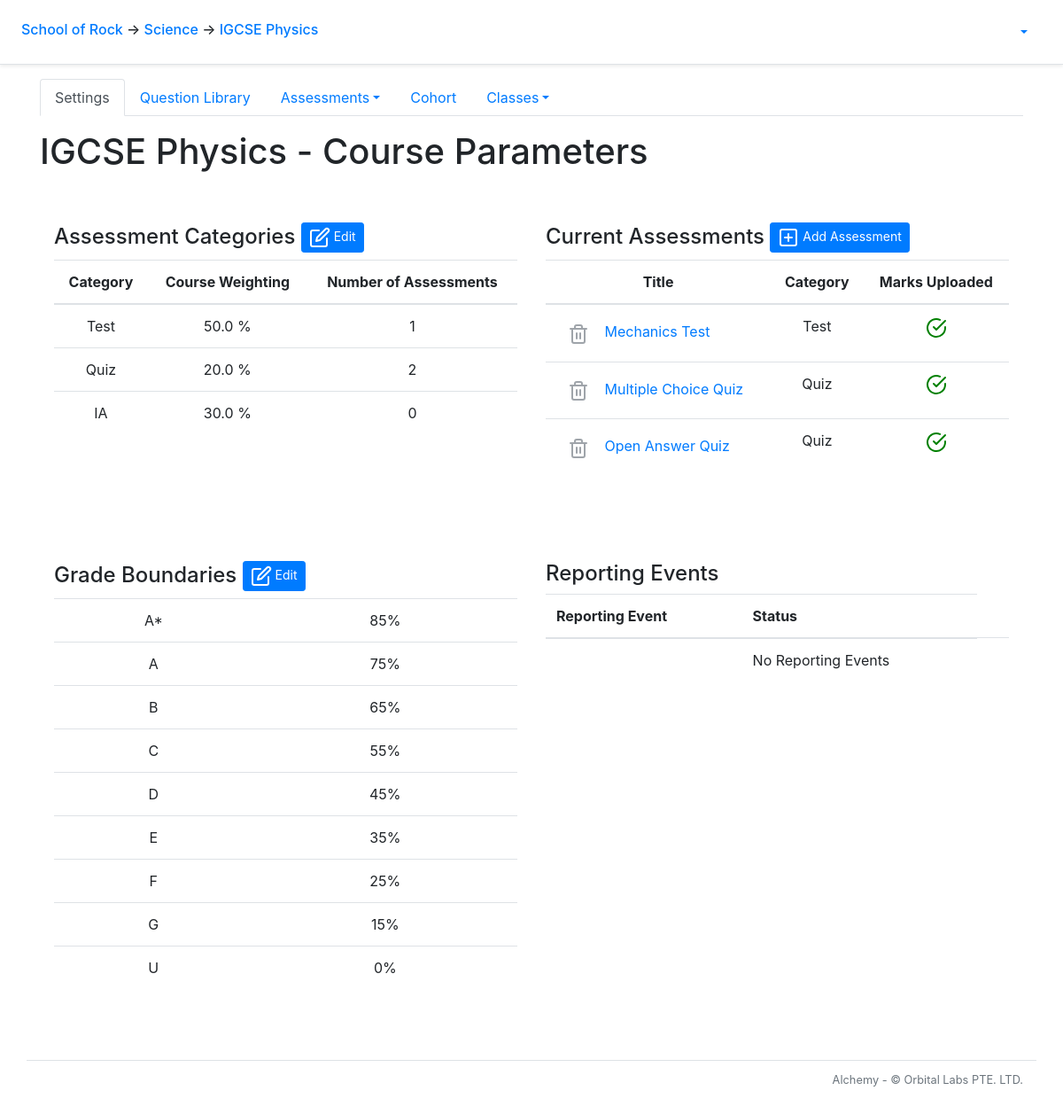
The app's page /course/1/ with its own data.
### alchemy/models.py (models this page shows, shortened)
class School(db.Model):
    __tablename__ = 'school'
    id = db.Column(db.Integer, primary_key=True)
    name = db.Column(db.String(50))
    departments = db.relationship('Department', backref='school')
    snapshots = db.relationship('Snapshot', backref='school')

class Department(db.Model):
    __tablename__ = 'department'
    id = db.Column(db.Integer, primary_key=True)
    name = db.Column(db.String(50))
    school_id = db.Column(db.Integer, db.ForeignKey('school.id'))
    courses = db.relationship('Course', backref='department')

class Course(db.Model):
    __tablename__ = 'course'
    id = db.Column(db.Integer, primary_key=True)
    name = db.Column(db.String(20), nullable=False)
    department_id = db.Column(db.Integer, db.ForeignKey('department.id'))
    questions = db.relationship('Question', backref = 'q_course')
    tags = db.relationship('Tag', backref='tag_course')
    clazzes = db.relationship('Clazz', backref='course')
    papers = db.relationship('Paper', backref='course')
    grade_levels = db.relationship('GradeLevel', backref='grade_levels')
    assessment_categories = db.relationship('AssessmentCategory', backref='assessment_categories')
    checkpoints = db.relationship('Checkpoint', backref='course')
    def order_grade_levels(self):
        self.grade_levels.sort(key=lambda x: x.lower_bound,  reverse = True)

class AssessmentCategory(db.Model):
    __tablename__ = 'assessment_category'
    id = db.Column(db.Integer, primary_key=True)
    name = db.Column(db.String())
    weight = db.Column(db.Float)
    course_id = db.Column(db.Integer, db.ForeignKey('course.id'), nullable=False)
    papers = db.relationship('Paper', back_populates='category')

class Paper(db.Model):
    __tablename__ = 'paper'
    id = db.Column(db.Integer, primary_key=True)
    title = db.Column(db.String(50), nullable=False)
    scores = db.relationship('Score', backref='paper')
    paper_questions = db.relationship('PaperQuestion',
            order_by='PaperQuestion.order_number',
            collection_class=ordering_list('order_number', count_from=1))
    course_id = db.Column(db.Integer, db.ForeignKey('course.id'))
    category_id = db.Column(db.Integer, db.ForeignKey('assessment_category.id'), nullable=False)
    category = db.relationship('AssessmentCategory', back_populates='papers')
    checkpoints = db.relationship('Checkpoint', secondary=checkpoints_papers, back_populates='papers')
    @sqlalchemy.orm.reconstructor
    def __paper_construct__(self):
        self.build_profile()
    def build_profile(self):
        self.profile = paper_profile.PaperProfile()
        self.profile.total_questions = len(self.paper_questions)
        tag_list = []
        for pq in self.paper_questions:
            if len(pq.question.all_solutions) > 1:
                self.profile.total_mc_questions += 1
                self.profile.total_mc_points += pq.question.points
            elif len(pq.question.all_solutions) == 1:
                self.profile.total_oa_questions += 1
                self.profile.total_oa_points += pq.question.points
            else:
                pass
            self.profile.total_points += pq.question.points
            for tag in pq.question.tags:
                if tag not in tag_list:
                    tag_list.append(tag)
        if self.profile.total_mc_questions > 0:
            self.profile.has_mc_questions = True
        if self.profile.total_points != 0:
            self.profile.mcq_points_norm_ratio = round(self.profile.total_mc_points/self.profile.total_points*100, 1)
            self.profile.oaq_points_norm_ratio = round(self.profile.total_oa_points/self.profile.total_points*100, 1)
        for tag in tag_list:
            new_tag_profile = paper_profile.build_tag_profile(self, tag)
            new_tag_profile.calculate_q_percentage(self.profile)
            new_tag_profile.calculate_p_percentage(self.profile)
            self.profile.tag_profile_list.append(new_tag_profile)
    def check_clazz_scores(self, clazz):
        clazz_id = clazz.id
        scores = Score.query.filter_by(paper_id = self.id).all()
        clazz_scores = []
        for score in scores:
            student_id = score.student_id
            student = Student.query.get_or_404(student_id)
            if clazz in student.clazzes:
                clazz_scores.append(score)
        for score in clazz_scores:
            if score == None:
                return False
            else:
                return True
    def has_all_scores(self):
        has_all_scores = True
        for clazz in self.course.clazzes:
            if not self.check_clazz_scores(clazz):
                has_all_scores = False
        return has_all_scores

class GradeLevel(db.Model):
    __tablename__ = 'grade_level'
    id = db.Column(db.Integer, primary_key=True)
    grade = db.Column(db.String())
    lower_bound = db.Column(db.Integer)
    upper_bound = db.Column(db.Integer)
    course_id = db.Column(db.Integer, db.ForeignKey('course.id'), nullable=False)

### alchemy/views/course.py (the view)
@bp_course.route('/')
@auth_manager.require_group
def index():
    g.course.order_grade_levels()
    return flask.render_template('course/index.html')

### alchemy/auth_manager.py (called while the page is built)
def auth_enabled():
    return False

def require_group(func):
    @functools.wraps(func)
    def deco(*args, **kwargs):
        if not auth_enabled():
            g.current_user = None
        elif flask_jwt_extended.verify_jwt_in_request(optional=True):
            g.current_user = flask_jwt_extended.get_current_user()
        else:
            flask.abort(401)
        return func(*args, **kwargs)
    return deco

### alchemy/views/clazz.py (called while the page is built)
@bp_clazz.url_defaults
def url_defaults(endpoint, values):
    if 'clazz_id' not in values:
        values['clazz_id'] = g.clazz.id

### alchemy/views/course.py (called while the page is built)
@bp_course.url_value_preprocessor
def url_value_preprocessor(endpoint, values):
    g.course = models.Course.query.get_or_404(values.pop('course_id'))
    g.department = models.Department.query.get_or_404(g.course.department_id)
    g.school = models.School.query.get_or_404(g.department.school_id)

@bp_course.url_defaults
def url_defaults(endpoint, values):
    if 'course_id' not in values:
        values['course_id'] = g.course.id

@bp_course.before_request
def before_request():
    if 'html_title' not in g:
        g.html_title = f'Course - {g.course.name}'

### alchemy/views/department.py (called while the page is built)
@bp_department.url_defaults
def bp_department_url_defaults(endpoint, values):
    if 'department_id' not in values:
        values['department_id'] = g.department.id

### alchemy/views/paper.py (called while the page is built)
@bp_paper.url_defaults
def url_defaults(endpoint, values):
    if 'paper_id' not in values:
        values['paper_id'] = g.paper.id if 'paper' in g else 0

### alchemy/views/profile.py (called while the page is built)
def build_tag_profile(paper, primary_tag):
    allocated_questions = 0
    allocated_points = 0
    for paper_question in paper.paper_questions:
        for tag in paper_question.question.tags:
            if tag.name == primary_tag.name:
                allocated_questions += 1
                allocated_points += paper_question.question.points
    tag_profile = TagProfile(primary_tag, allocated_questions, allocated_points)
    return tag_profile

    def calculate_q_percentage(self, paper_profile):
        q_percentage = self.allocated_questions/paper_profile.total_questions*100
        self.question_percentage = round(q_percentage, 1)

    def calculate_p_percentage(self, paper_profile):
        p_percentage = self.allocated_points/paper_profile.total_points*100
        self.points_percentage = round(p_percentage, 1)

### alchemy/views/school.py (called while the page is built)
@bp_school.url_defaults
def bp_school_url_defaults(endpoint, values):
    if 'school_id' not in values:
        values['school_id'] = g.school.id

### alchemy/templates/course/index.html (shortened to what this page needs)
{% extends "course/layout.html" %}
{% block course_main_content %}
<main role="main">
  <h1 class="my-3">{{ g.course.name }} - Course Parameters</h1>
  {% import "course/assessment_categories_form_macro.html" as categories_form %}
  <br>
  <div class="profile">
    <div class='left-col'>
      <h4>Assessment Categories <button type="button" class="btn btn-primary btn-sm" data-toggle="modal" data-target="#categories_modal">
        <span data-feather="edit"></span>
        <a>Edit</a></button></h4>
      <table class="table table-hover text-center">
        <thead>
          <th>Category</th>
          <th>Course Weighting</th>
          <th>Number of Assessments</th>
        </thead>
        {% for category in g.course.assessment_categories %}
          <tr>
            <td>{{ category.name }}</td>
            <td>{{ category.weight }} %</td>
            <td>{{ category.papers | length }}</td>
          </tr>
        {% endfor %}
      </table>
    </div>
    <div class="right-col">
      <h4>Current Assessments <button class="btn btn-primary btn-sm" data-toggle="modal" data-target="#paper_create_modal">
        <span data-feather="plus-square"></span>
        <a>Add Assessment</a></button>
      </h4>
      <table class="table table-hover text-center">
        <thead>
          <th>Title</th>
          <th>Category</th>
          <th>Marks Uploaded</th>
        </thead>
        {% for paper in g.course.papers %}
        <tr>
          <td>
            <div align="left">
              <a class="btn btn-link {{ 'disabled' if paper.scores }}" aria-label="Delete paper" href="{{ url_for('course.paper.remove', paper_id=paper.id) }}">
                <span data-feather="trash-2"></span>
              </a>
              <a href="{{ url_for('course.paper.index', paper_id=paper.id) }}">{{ paper.title }}</a>
            </div>
          </td>
          <td>{{ paper.category.name }}</td>
          {% if paper.has_all_scores() %}
            <td><i class="icon_green" data-feather="check-circle"></i></td>
          {% else %}
            <td><i class="icon_red" data-feather="x-circle"></i></td>
          {% endif %}
        </tr>
        {% endfor %}
      </table>
    </div>
  </div>
  <br>
  {% import "course/grade_levels_form_macro.html" as grades_form %}
  <br>
  <div class="profile">
    <div class="left_col">
      <h4>Grade Boundaries <button type="button" class="btn btn-primary btn-sm" data-toggle="modal" data-target="#grade_level_modal">
        <span data-feather="edit"></span>
        Edit
      </h4>
      <table class="table table-hover text-center">
        {% for grade in g.course.grade_levels %}
          <tr>
            <td>{{ grade.grade }}</td>
            <td>{{ grade.lower_bound }}%</td>
          </tr>
        {% endfor %}
      </table>
    </div>
    <div class="right-col">
      <h4>Reporting Events</h4>
      <table class="table table-hover">
        <thead>
          <th>Reporting Event</th>
          <th>Status</th>
        </thead>
        {% import "course/edit_checkpoint_macro.html" as edit_checkpoint %}
        {% if g.course.checkpoints %}
          {% for checkpoint in g.course.checkpoints %}
            <form id="edit_checkpoint_form_{{ checkpoint.id }}" class="needs-validation" novalidate action="{{ url_for('course.index', course_id=g.course.id) }}" method="GET">
              <div class="modal fade" id="edit_checkpoint_modal_{{ checkpoint.id }}" tabindex="-1" aria-labelledby="edit_checkpoint_modal_label_{{ checkpoint.id }}" aria-hidden="true">
                <div class="modal-dialog">
                  <p>{{ edit_checkpoint.render_modal(g.course, checkpoint) }}</p>
                </div>
              </div>
            </form>
            <tr>
              <td>{{ checkpoint.snapshot.name }}</td>
              <td>
                {% if not checkpoint.is_ready() %}
                  <button data-toggle="modal" data-target="#edit_checkpoint_modal_{{ checkpoint.id }}" type="button" class="btn btn-danger" onclick="get_paper_ids({{ g.course.id }}, {{ checkpoint.id }})">Not Ready <span data-feather="edit" ></span></button>
                {% else %}
                  {% if not checkpoint.snapshot.is_published %}
                    <button data-toggle="modal" data-target="#edit_checkpoint_modal_{{ checkpoint.id }}" type="button" class="btn btn-success" onclick="get_paper_ids({{ g.course.id }}, {{ checkpoint.id }})">Ready <span data-feather="edit"></span></button>
                  {% else %}
                    <button type="button" class="btn btn-success disabled">Published</button>
                  {% endif %}
                {% endif %}
              </td>
            </tr>
          {% endfor %}
        {% else %}
          <tr>
            <td></td>
            <td>No Reporting Events</td>
            <td></td>
          </tr>
        {% endif %}
      </table>
    </div>
  </div>
</main>
{% endblock course_main_content %}

### alchemy/templates/layout_start.html (shortened to what this page needs)
<!doctype html>
<html lang="en">
  <head>
      <link rel="stylesheet" href="https://stackpath.bootstrapcdn.com/bootstrap/4.5.0/css/bootstrap.min.css">
      <link rel="stylesheet" type="text/css" href="{{ url_for('static', filename='card-body.css') }}">
    </head>
    <body>
      <div class="p-3 px-md-4 mb-3 bg-white border-bottom shadow-sm">
        <div class="row justify-content-md-center">
          <div class="col d-flex align-items-baseline">
            <h6 class="mt-2 mr-3">
              {% if g.school %}
                <a href = "{{ url_for('school.index', school_id = g.school.id)}}">{{ g.school.name }}</a>
              {% else %}
                <b style="text-align: center;">Welcome to...</b>
              {% endif %}
              {% if g.department %}
                <span>&#8594;</span><a href = "{{ url_for('department.index', department_id = g.department.id) }}"> {{ g.department.name }}</a>
              {% endif %}
              {% if g.course %}
                <span>&#8594;</span><a href = "{{ url_for('course.index', course_id = g.course.id) }}"> {{ g.course.name }}</a>
              {% endif %}
            </h6>
          </div>
          <div class="col-md-auto d-flex align-items-baseline">
            {% if 'current_user' in g %}
            <ul class="nav nav-pills">
              <li class="nav-item dropdown">
                <a class="nav-link dropdown-toggle" data-toggle="dropdown" href="#" role="button" aria-haspopup="true" aria-expanded="false">{{ g.current_user.username }}</a>
              </li>
            </ul>
            {% endif %}
          </div>
        </div>
      </div>

### alchemy/templates/course/index.html (style rules this page uses)
.profile { display: grid; grid-template-columns: 1fr 1fr; }
.profile > div { margin: 1em; }
.left_col { grid-column:1; grid-row:1/2; }
.icon_green { stroke:green; }

### records on screen
School: school.name "School of Rock"
Department: department.name "Science"
Course: course.name "IGCSE Physics"
AssessmentCategory: name "Test", weight "50.0", papers|length "1"
AssessmentCategory: name "Quiz", weight "20.0", papers|length "2"
AssessmentCategory: name "IA", weight "30.0", papers|length "0"
Paper: title "Mechanics Test", category.name "Test"
Paper: title "Multiple Choice Quiz", category.name "Quiz"
Paper: title "Open Answer Quiz", category.name "Quiz"
GradeLevel: grade "A*", lower_bound "85"
GradeLevel: grade "A", lower_bound "75"
GradeLevel: grade "B", lower_bound "65"
GradeLevel: grade "C", lower_bound "55"
GradeLevel: grade "D", lower_bound "45"
GradeLevel: grade "E", lower_bound "35"
GradeLevel: grade "F", lower_bound "25"
GradeLevel: grade "G", lower_bound "15"
GradeLevel: grade "U", lower_bound "0"
